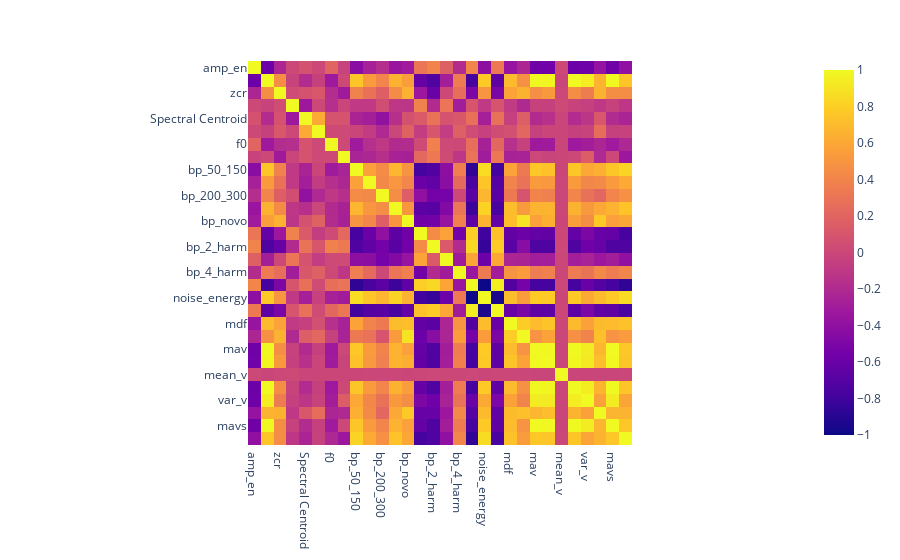

Notebook source saved alongside this figure:
### Code cell
fig = px.imshow(df_features_geral.corr())
fig.show()

### Figure 1 — Plotly figure (JSON) as saved in the notebook; plotly's stock layout.template omitted (floating-point values rounded to 4 significant figures; data arrays with more than 128 entries replaced by an {"elided": "..."} marker saying what was removed)
{"data": [{"coloraxis": "coloraxis", "hovertemplate": "x: %{x}<br>y: %{y}<br>color: %{z}<extra></extra>", "name": "0", "type": "heatmap", "x": ["amp_en", "rms", "zcr", "Band Energy Ratio", "Spectral Centroid", "Bandwidth", "f0", "Mag_norm_f0", "bp_50_150", "bp_150_200", "bp_200_300", "bp_300_500", "bp_novo", "bp_1_harm", "bp_2_harm", "bp_3_harm", "bp_4_harm", "harm_energy", "noise_energy", "hnr", "mdf", "mnf", "mav", "wl", "mean_v", "std_v", "var_v", "ssc", "mavs", "Contração"], "xaxis": "x", "y": ["amp_en", "rms", "zcr", "Band Energy Ratio", "Spectral Centroid", "Bandwidth", "f0", "Mag_norm_f0", "bp_50_150", "bp_150_200", "bp_200_300", "bp_300_500", "bp_novo", "bp_1_harm", "bp_2_harm", "bp_3_harm", "bp_4_harm", "harm_energy", "noise_energy", "hnr", "mdf", "mnf", "mav", "wl", "mean_v", "std_v", "var_v", "ssc", "mavs", "Contração"], "yaxis": "y", "z": {"elided": "30x30 float values"}}], "layout": {"coloraxis": {"colorscale": [[0, "#0d0887"], [0.1111, "#46039f"], [0.2222, "#7201a8"], [0.3333, "#9c179e"], [0.4444, "#bd3786"], [0.5556, "#d8576b"], [0.6667, "#ed7953"], [0.7778, "#fb9f3a"], [0.8889, "#fdca26"], [1, "#f0f921"]]}, "margin": {"t": 60}, "xaxis": {"anchor": "y", "constrain": "domain", "domain": [0, 1], "scaleanchor": "y"}, "yaxis": {"anchor": "x", "autorange": "reversed", "constrain": "domain", "domain": [0, 1]}}}
